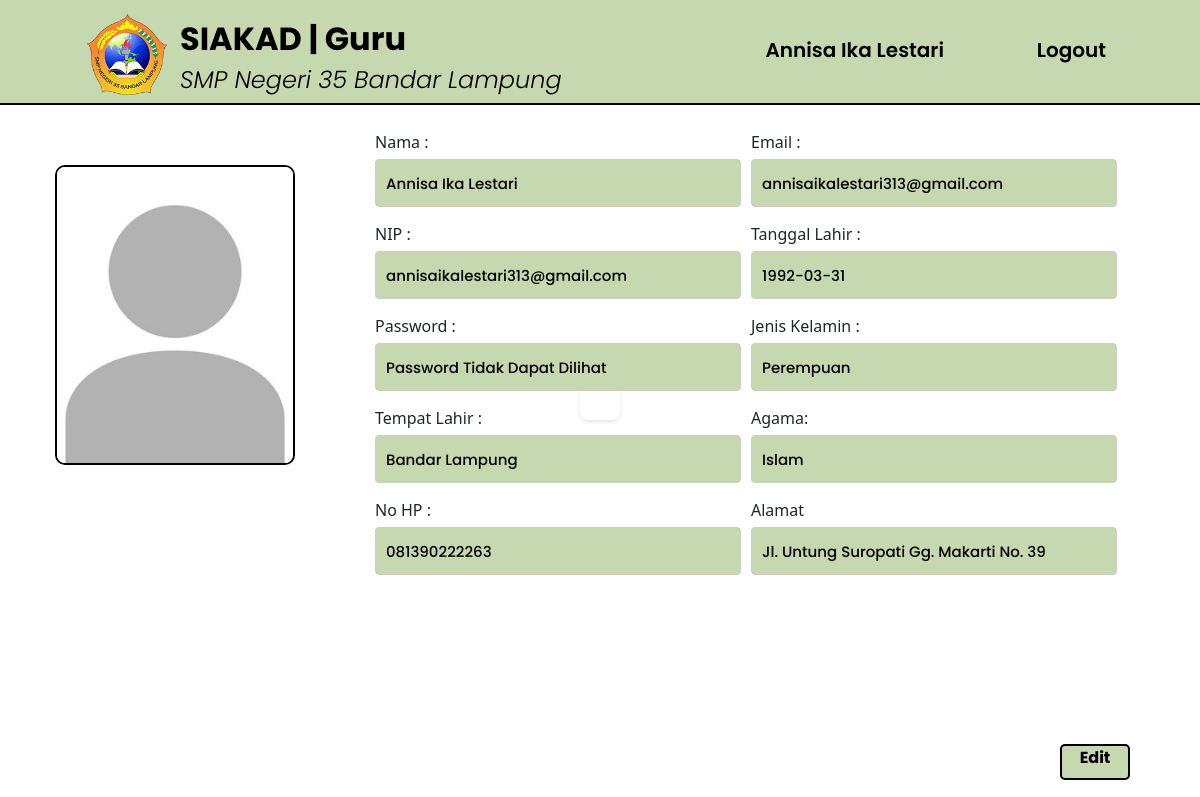
Page /src/profile-guru.php (signed in) on the committed database.
### tables this page shows
CREATE TABLE `guru` (
  `id_guru` int(11) NOT NULL,
  `nip` varchar(50) NOT NULL,
  `password` varchar(255) NOT NULL,
  `nama` varchar(50) NOT NULL,
  `jenis_kelamin` varchar(20) NOT NULL,
  `tanggal_lahir` date NOT NULL,
  `tempat_lahir` varchar(30) NOT NULL,
  `agama` varchar(20) NOT NULL,
  `no_hp` varchar(15) NOT NULL,
  `email` varchar(50) NOT NULL,
  `alamat` varchar(100) NOT NULL,
  `foto` varchar(255) NOT NULL,
  `status_guru` enum('Aktif','Tidak Aktif') NOT NULL
);

### src/profile-guru.php (the view, shortened to what this page needs)
<?php
require('db.php');
$guru = $_SESSION["guru"]["nip"];
$ambil_guru = mysqli_query($conn, "SELECT * FROM guru WHERE nip = '$guru'");
$data = mysqli_fetch_array($ambil_guru);
?>
<!DOCTYPE html>
<html>
<head>
  <link rel="stylesheet" type="text/css" href="../styles/styles.css" />
  <link href="https://cdn.jsdelivr.net/npm/bootstrap@5.0.2/dist/css/bootstrap.min.css" rel="stylesheet">
</head>
<body>
  <header>
    <div class="logo-text">
      <a href="dashboard-guru.php">
        <img src="../assets/LogoSMPN35.png" alt="LogoSMPN35" width="80px"/>
      </a>
    </div>
    <div class="title-text">
      <a href="dashboard-guru.php">
        <h1>SIAKAD | Guru</h1>
        <span>SMP Negeri 35 Bandar Lampung</span>
      </a>
    </div>
    <div class="profile-button">
      <a href="profile-guru.php"><iconify-icon icon="material-symbols:person" width="30" class="align-middle p-3"></iconify-icon><a href="profile-guru.php"><?php echo $data['nama'] ?></a>
    </div>
    <div class="logout-button">
        <a href="logout.php"><iconify-icon icon="material-symbols:logout" width="30" class="align-middle p-3"></iconify-icon>Logout</a>
      </div>
  </header>
    <div class="form-edit-profil">
        <form action="" method="POST" enctype="multipart/form-data">
            <div class="profile-picture">
            <img id="profile-image" src="image/<?php echo $data['foto'] ?>" alt="Profile Picture" />
        </div>
            <div class="data-diri-profile-edit" style="border: none;">
                <div class="column">
                    <div class="form-group">
                        <label for="nama">Nama :</label>
                        <input type="text" name="nama" value="<?php echo $data['nama'] ?>" readonly/>
                    </div>
                    <div class="form-group">
                        <label for="nip">NIP :</label>
                        <input type="text" name="nip" value="<?php echo $data['nip'] ?>" readonly/>
                    </div>
                    <div class="form-group">
                        <label for="passsword">Password :</label>
                        <input type="text" name="password" value="Password Tidak Dapat Dilihat" readonly/>
                    </div>
                    <div class="form-group">
                        <label for="tempat-lahir">Tempat Lahir :</label>
                        <input type="text" name="tempat_lahir" value="<?php echo $data['tempat_lahir'] ?>" readonly/>
                    </div>
                    <div class="form-group">
                        <label for="no-hp">No HP :</label>
                        <input type="text" name="no_hp" value="<?php echo $data['no_hp'] ?>" readonly/>
                    </div>
                </div>
                <div class="column">
                    <div class="form-group">
                        <label for="email">Email :</label>
                        <input type="text" name="email" value="<?php echo $data['email'] ?>" readonly/>
                    </div>
                    <div class="form-group">
                        <label for="tanggal-lahir">Tanggal Lahir :</label>
                        <input type="text" name="tanggal_lahir" value="<?php echo $data['tanggal_lahir'] ?>" readonly/>
                    </div>
                    <div class="form-group">
                        <label for="jenis-kelamin">Jenis Kelamin :</label>
                        <input type="text" name="jenis_kelamin" value="<?php echo $data['jenis_kelamin'] ?>" readonly/>
                    </div>
                    <div class="form-group">
                        <label for="agama">Agama:</label>
                        <input type="text" name="agama" value="<?php echo $data['agama'] ?>" readonly/>
                    </div>
                    <div class="form-group" style="border-bottom: none">
                        <label for="alamat">Alamat</label>
                        <input type="text" name="alamat" value="<?php echo $data['alamat'] ?>" readonly/>
                    </div>
                </div>
            </div>
            <div class="edit-profile-buttons">
                <a href="edit-guru.php" id="edit-button">Edit</a>
            </div>
        </div>
</body>
</html>

### styles/styles.css (style rules this page uses)
body { font-family: Poppins; display: flex; align-items: center; width: 100vw; height: 100vh; margin: 0; overflow: hidden; }
input[type="text"], input[type="password"] { width: 70vh; height: 6vh; color: #000; border: none; border-radius: 5px; background: #c6d8af; padding: 10px; font-weight: 500; font-family: Poppins; font-size: 15px; font-style: Medium; line-height: normal; font-stretch: normal; text-decoration: none; }
header { position: fixed; top: 0; width: 100%; height: 105px; background-color: #c6d8af; color: #fff; text-align: left; border-bottom: 2px solid #000; }
header h1 { position: absolute; left: 180px; font-family: Poppins; font-size: 32px; font-weight: 700; color: #000; }
header span { position: absolute; top: 62px; left: 180px; font-family: Poppins; font-size: 24px; font-weight: 300; font-style: italic; color: #000; }
.logo-text { display: flex; align-items: center; position: fixed; left: 87px; top: 14px; }
.title-text h1 { top: 20px; }
.logout-button { position: fixed; top: 35px; right: 94px; }
.profile-button { position: fixed; top: 35px; right: 256px; }
.logout-button a, .profile-button a { text-decoration: none; font-family: Poppins; font-weight: 600; font-size: 20px; color: #000; }
.column { flex: 1; padding: 5px; }
.data-diri-profile-edit { position: fixed; top: 105px; left: 350px; width: 66vw; height: 420px; border: 2px solid #000; display: flex; padding: 20px; }
.profile-picture img { max-width: 100%; max-height: 100%; }
#edit-button { font-family: Poppins; font-weight: 700; position: fixed; bottom: 20px; right: 70px; width: 70px; height: 36px; cursor: pointer; border: none; background-color: #c6d8af; color: #000; border-radius: 5px; border: 2px solid #000; }
.edit-profile-buttons a { text-decoration: none; text-align: center; padding: 0; margin: 0; }
.profile-picture { position: fixed; top: 165px; left: 55px; width: 240px; height: 300px; display: flex; border-radius: 10px; flex-direction: column; align-items: center; background-color: #fff; border: 2px solid #000; overflow: hidden; }
.profile-picture img { width: 100%; height: 100%; object-fit: cover; }
.form-edit-profil { display: flex; flex-direction: column; max-width: 600px; margin: auto; padding: 20px; box-shadow: 0 2px 4px rgba(0, 0, 0, 0.1); border-radius: 8px; background-color: white; overflow-y: auto; }
.form-group { margin-bottom: 15px; }
.form-group label { display: block; margin-bottom: 5px; }
.form-group input[type="text"], .form-group input[type="file"] { width: 100%; padding: 10px; border-radius: 4px; border: 1px solid #ccc; }

### rows in the picture
guru: nama "Annisa Ika Lestari", foto (placeholder picture), nip "annisaikalestari313@gmail.com", tempat_lahir "Bandar Lampung", no_hp "081390222263", email "annisaikalestari313@gmail.com", tanggal_lahir "1992-03-31", jenis_kelamin "Perempuan", agama "Islam", alamat "Jl. Untung Suropati Gg. Makarti No. 39"
